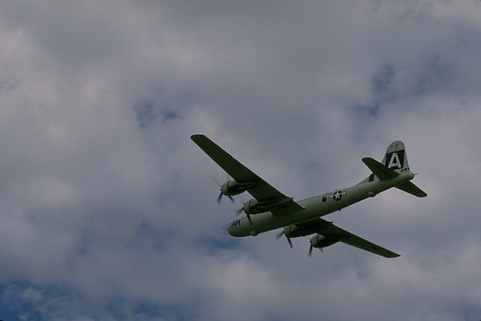
%> input picture test_image/3096.jpg, 481 x 321 px
$ octave --eval "result = get_log_gradient_sum(imread('../test_image/3096.jpg'));"   (GNU Octave 9; MATLAB toolbox functions it lacks are replaced by stand-ins)
%> lines starting %> are read from the running program, lines starting %| are printed output that depends on the picture
function [ output ] = get_log_gradient_sum( img )

[M N K] = size(img);
%> M = 321; N = 481; K = 3

if K == 3
    I = img;
%> I is the input picture: size 321x481x3 uint8; mean R, G, B 113.8, 118.4, 129.2
    cform = makecform('srgb2lab');
    lab = applycform(I, cform);
%> lab: size 321x481x3 uint8; mean of channels 1, 2, 3 126.1, 128, 121.5
    IL = lab(:,:,1);
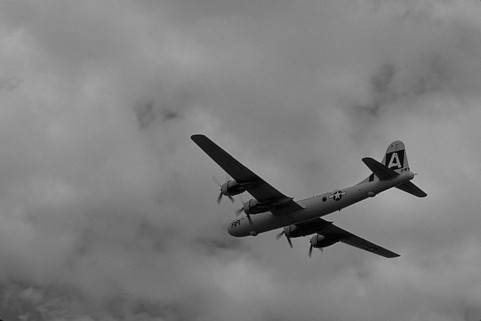
%> IL: size 321x481 uint8; min 1, max 184, mean 126.1
    IA = lab(:,:,2);
    IB = lab(:,:,3);


    hyL = fspecial('log'); %邊緣提取濾波器

    hxL = hyL';
    IyL = imfilter(double(IL), hyL, 'replicate'); %通過複製外邊界的值來擴展
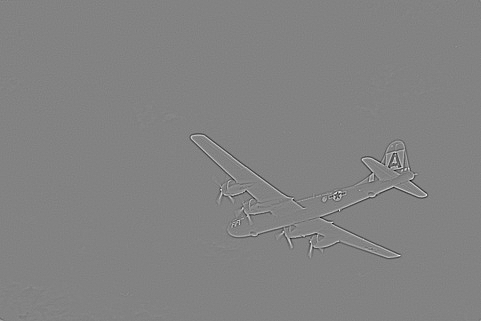
%> IyL: size 321x481 double; min -394.1, max 373.4, mean 0; drawn with min black and max white
    IxL = imfilter(double(IL), hxL, 'replicate');
    gradmagL = sqrt(IxL.^2 + IyL.^2);
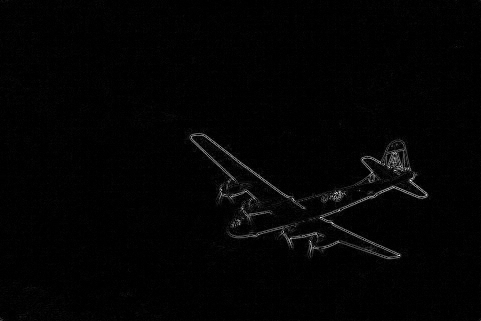
%> gradmagL: size 321x481 double; min 6.28e-15, max 557.3, mean 8.6; drawn with min black and max white

    hyA = fspecial('log'); %邊緣提取濾波器
    hxA = hyA';
    IyA = imfilter(double(IA), hyA, 'replicate'); %通過複製外邊界的值來擴展
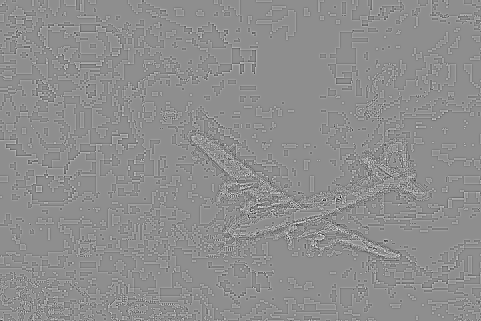
%> IyA: size 321x481 double; min -16.04, max 12.66, mean -8.54e-05; drawn with min black and max white
    IxA = imfilter(double(IA), hxA, 'replicate');
    gradmagA = sqrt(IxA.^2 + IyA.^2);
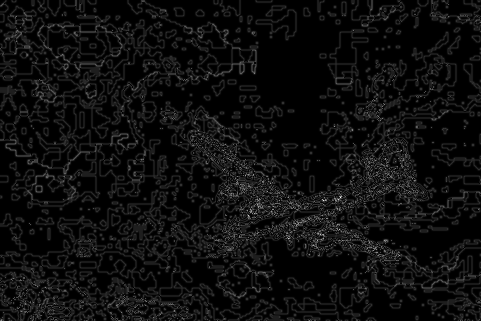
%> gradmagA: size 321x481 double; min 3.77e-15, max 22.69, mean 1.3; drawn with min black and max white

    hyB = fspecial('log'); %邊緣提取濾波器
    hxB = hyB';
    IyB = imfilter(double(IB), hyB, 'replicate'); %通過複製外邊界的值來擴展
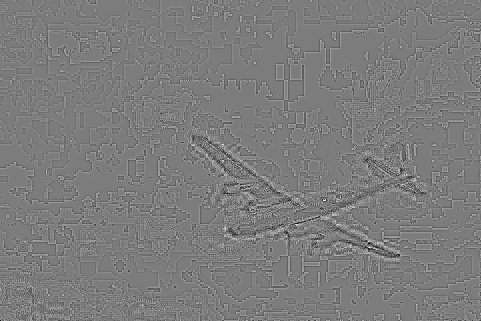
%> IyB: size 321x481 double; min -16.3, max 17.04, mean -2.96e-05; drawn with min black and max white
    IxB = imfilter(double(IB), hxB, 'replicate');
    gradmagB = sqrt(IxB.^2 + IyB.^2);
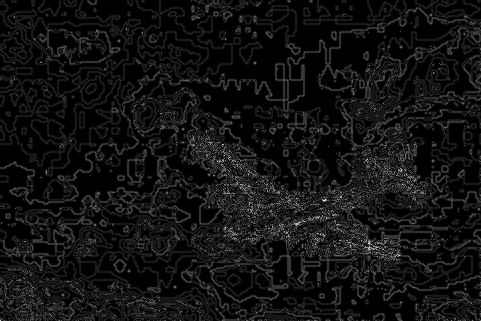
%> gradmagB: size 321x481 double; min 2.51e-15, max 24.09, mean 1.7; drawn with min black and max white

    if uint32(mean(gradmagL(:))) <= 40
        weight_L = 1.0;
        weight_A = 1.0;
        weight_B = 1.0;
    end

    if uint32(mean(gradmagL(:))) > 40
        weight_L = 1.2;
        weight_A = 0.9;
        weight_B = 0.9;
    end

    total_gradmag = (weight_L*gradmagL) + (weight_A*gradmagA) + (weight_B*gradmagB);
    %total_gradmag = (weight_L*gradmagL);
end

if K == 1
    I = img;

    hyL = fspecial('log'); %邊緣提取濾波器

    hxL = hyL';
    IyL = imfilter(double(I), hyL, 'replicate'); %通過複製外邊界的值來擴展
    IxL = imfilter(double(I), hxL, 'replicate');
    gradmagL = sqrt(IxL.^2 + IyL.^2);
    total_gradmag = gradmagL;
end


output = total_gradmag;

end
